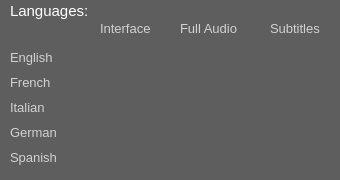
                 <widget class="QWidget" name="Languages_widget" native="true">
                  <property name="minimumSize">
                   <size>
                    <width>340</width>
                    <height>180</height>
                   </size>
                  </property>
                  <property name="maximumSize">
                   <size>
                    <width>340</width>
                    <height>180</height>
                   </size>
                  </property>
                  <property name="styleSheet">
                   <string notr="true">background-color: rgba(39, 41, 47, 150);
background-color: rgba(0, 0, 0, 100);</string>
                  </property>
                  <widget class="QLabel" name="label_7">
                   <property name="geometry">
                    <rect>
                     <x>10</x>
                     <y>0</y>
                     <width>321</width>
                     <height>21</height>
                    </rect>
                   </property>
                   <property name="font">
                    <font>
                     <family>Arial</family>
                     <pointsize>11</pointsize>
                    </font>
                   </property>
                   <property name="styleSheet">
                    <string notr="true">background-color: rgba(0, 0, 0, 0);
color: rgb(255, 255, 255);
color: rgb(209, 209, 209);
color: rgb(255, 255, 255);</string>
                   </property>
                   <property name="text">
                    <string>Languages:</string>
                   </property>
                  </widget>
                  <widget class="QLabel" name="label_8">
                   <property name="geometry">
                    <rect>
                     <x>100</x>
                     <y>20</y>
                     <width>50</width>
                     <height>16</height>
                    </rect>
                   </property>
                   <property name="font">
                    <font>
                     <family>Arial</family>
                     <pointsize>10</pointsize>
                     <bold>false</bold>
                    </font>
                   </property>
                   <property name="styleSheet">
                    <string notr="true">background-color: rgba(0, 0, 0, 0);
color: rgb(209, 209, 209);</string>
                   </property>
                   <property name="text">
                    <string>Interface</string>
                   </property>
                  </widget>
                  <widget class="QLabel" name="label_9">
                   <property name="geometry">
                    <rect>
                     <x>180</x>
                     <y>20</y>
                     <width>60</width>
                     <height>16</height>
                    </rect>
                   </property>
                   <property name="font">
                    <font>
                     <family>Arial</family>
                     <pointsize>10</pointsize>
                     <bold>false</bold>
                    </font>
                   </property>
                   <property name="styleSheet">
                    <string notr="true">background-color: rgba(0, 0, 0, 0);
color: rgb(209, 209, 209);</string>
                   </property>
                   <property name="text">
                    <string>Full Audio</string>
                   </property>
                  </widget>
                  <widget class="QLabel" name="label_10">
                   <property name="geometry">
                    <rect>
                     <x>270</x>
                     <y>20</y>
                     <width>50</width>
                     <height>16</height>
                    </rect>
                   </property>
                   <property name="font">
                    <font>
                     <family>Arial</family>
                     <pointsize>10</pointsize>
                     <bold>false</bold>
                    </font>
                   </property>
                   <property name="styleSheet">
                    <string notr="true">background-color: rgba(0, 0, 0, 0);
color: rgb(209, 209, 209);</string>
                   </property>
                   <property name="text">
                    <string>Subtitles</string>
                   </property>
                  </widget>
                  <widget class="QLabel" name="label_13">
                   <property name="geometry">
                    <rect>
                     <x>10</x>
                     <y>99</y>
                     <width>51</width>
                     <height>16</height>
                    </rect>
                   </property>
                   <property name="minimumSize">
                    <size>
                     <width>51</width>
                     <height>16</height>
                    </size>
                   </property>
                   <property name="maximumSize">
                    <size>
                     <width>51</width>
                     <height>16</height>
                    </size>
                   </property>
                   <property name="font">
                    <font>
                     <family>Arial</family>
                     <pointsize>10</pointsize>
                    </font>
                   </property>
                   <property name="styleSheet">
                    <string notr="true">background-color: rgba(0, 0, 0, 0);
color: rgb(209, 209, 209);</string>
                   </property>
                   <property name="text">
                    <string>Italian</string>
                   </property>
                  </widget>
                  <widget class="QLabel" name="label_11">
                   <property name="geometry">
                    <rect>
                     <x>10</x>
                     <y>49</y>
                     <width>51</width>
                     <height>16</height>
                    </rect>
                   </property>
                   <property name="minimumSize">
                    <size>
                     <width>51</width>
                     <height>16</height>
                    </size>
                   </property>
                   <property name="maximumSize">
                    <size>
                     <width>51</width>
                     <height>16</height>
                    </size>
                   </property>
                   <property name="font">
                    <font>
                     <family>Arial</family>
                     <pointsize>10</pointsize>
                    </font>
                   </property>
                   <property name="styleSheet">
                    <string notr="true">background-color: rgba(0, 0, 0, 0);
color: rgb(209, 209, 209);</string>
                   </property>
                   <property name="text">
                    <string>English</string>
                   </property>
                  </widget>
                  <widget class="QLabel" name="label_12">
                   <property name="geometry">
                    <rect>
                     <x>10</x>
                     <y>74</y>
                     <width>51</width>
                     <height>16</height>
                    </rect>
                   </property>
                   <property name="minimumSize">
                    <size>
                     <width>51</width>
                     <height>16</height>
                    </size>
                   </property>
                   <property name="maximumSize">
                    <size>
                     <width>51</width>
                     <height>16</height>
                    </size>
                   </property>
                   <property name="font">
                    <font>
                     <family>Arial</family>
                     <pointsize>10</pointsize>
                    </font>
                   </property>
                   <property name="styleSheet">
                    <string notr="true">background-color: rgba(0, 0, 0, 0);
color: rgb(209, 209, 209);</string>
                   </property>
                   <property name="text">
                    <string>French</string>
                   </property>
                  </widget>
                  <widget class="QLabel" name="label_14">
                   <property name="geometry">
                    <rect>
                     <x>10</x>
                     <y>124</y>
                     <width>51</width>
                     <height>16</height>
                    </rect>
                   </property>
                   <property name="minimumSize">
                    <size>
                     <width>51</width>
                     <height>16</height>
                    </size>
                   </property>
                   <property name="maximumSize">
                    <size>
                     <width>51</width>
                     <height>16</height>
                    </size>
                   </property>
                   <property name="font">
                    <font>
                     <family>Arial</family>
                     <pointsize>10</pointsize>
                    </font>
                   </property>
                   <property name="styleSheet">
                    <string notr="true">background-color: rgba(0, 0, 0, 0);
color: rgb(209, 209, 209);</string>
                   </property>
                   <property name="text">
                    <string>German</string>
                   </property>
                  </widget>
                  <widget class="QLabel" name="label_15">
                   <property name="geometry">
                    <rect>
                     <x>10</x>
                     <y>149</y>
                     <width>51</width>
                     <height>16</height>
                    </rect>
                   </property>
                   <property name="minimumSize">
                    <size>
                     <width>51</width>
                     <height>16</height>
                    </size>
                   </property>
                   <property name="maximumSize">
                    <size>
                     <width>51</width>
                     <height>16</height>
                    </size>
                   </property>
                   <property name="font">
                    <font>
                     <family>Arial</family>
                     <pointsize>10</pointsize>
                    </font>
                   </property>
                   <property name="styleSheet">
                    <string notr="true">background-color: rgba(0, 0, 0, 0);
color: rgb(209, 209, 209);</string>
                   </property>
                   <property name="text">
                    <string>Spanish</string>
                   </property>
                  </widget>
                  <widget class="QLabel" name="L4">
                   <property name="geometry">
                    <rect>
                     <x>116</x>
                     <y>73</y>
                     <width>16</width>
                     <height>16</height>
                    </rect>
                   </property>
                   <property name="minimumSize">
                    <size>
                     <width>16</width>
                     <height>16</height>
                    </size>
                   </property>
                   <property name="maximumSize">
                    <size>
                     <width>16</width>
                     <height>16</height>
                    </size>
                   </property>
                   <property name="styleSheet">
                    <string notr="true">background-color: none;</string>
                   </property>
                   <property name="text">
                    <string/>
                   </property>
                  </widget>
                  <widget class="QLabel" name="L1">
                   <property name="geometry">
                    <rect>
                     <x>116</x>
                     <y>48</y>
                     <width>16</width>
                     <height>16</height>
                    </rect>
                   </property>
                   <property name="minimumSize">
                    <size>
                     <width>16</width>
                     <height>16</height>
                    </size>
                   </property>
                   <property name="maximumSize">
                    <size>
                     <width>16</width>
                     <height>16</height>
                    </size>
                   </property>
                   <property name="styleSheet">
                    <string notr="true">background-color: none;</string>
                   </property>
                   <property name="text">
                    <string/>
                   </property>
                   <property name="pixmap">
                    <pixmap>../build-DesktopClient_qt6-Desktop_Qt_6_6_0_MSVC2019_64bit-Debug/ApplicationIcons/Supported.png</pixmap>
                   </property>
                  </widget>
                  <widget class="QLabel" name="L7">
                   <property name="geometry">
                    <rect>
                     <x>116</x>
                     <y>98</y>
                     <width>16</width>
                     <height>16</height>
                    </rect>
                   </property>
                   <property name="minimumSize">
                    <size>
                     <width>16</width>
                     <height>16</height>
                    </size>
                   </property>
                   <property name="maximumSize">
                    <size>
                     <width>16</width>
                     <height>16</height>
                    </size>
                   </property>
                   <property name="styleSheet">
                    <string notr="true">background-color: none;</string>
                   </property>
                   <property name="text">
                    <string/>
                   </property>
                  </widget>
                  <widget class="QLabel" name="L10">
                   <property name="geometry">
                    <rect>
                     <x>116</x>
                     <y>123</y>
                     <width>16</width>
                     <height>16</height>
                    </rect>
                   </property>
                   <property name="minimumSize">
                    <size>
                     <width>16</width>
                     <height>16</height>
                    </size>
                   </property>
                   <property name="maximumSize">
                    <size>
                     <width>16</width>
                     <height>16</height>
                    </size>
                   </property>
                   <property name="styleSheet">
                    <string notr="true">background-color: none;</string>
                   </property>
                   <property name="text">
                    <string/>
                   </property>
                  </widget>
                  <widget class="QLabel" name="L13">
                   <property name="geometry">
                    <rect>
                     <x>116</x>
                     <y>148</y>
                     <width>16</width>
                     <height>16</height>
                    </rect>
                   </property>
                   <property name="minimumSize">
                    <size>
                     <width>16</width>
                     <height>16</height>
                    </size>
                   </property>
                   <property name="maximumSize">
                    <size>
                     <width>16</width>
                     <height>16</height>
                    </size>
                   </property>
                   <property name="styleSheet">
                    <string notr="true">background-color: none;</string>
                   </property>
                   <property name="text">
                    <string/>
                   </property>
                  </widget>
                  <widget class="QLabel" name="L2">
                   <property name="geometry">
                    <rect>
                     <x>197</x>
                     <y>48</y>
                     <width>16</width>
                     <height>16</height>
                    </rect>
                   </property>
                   <property name="minimumSize">
                    <size>
                     <width>16</width>
                     <height>16</height>
                    </size>
                   </property>
                   <property name="maximumSize">
                    <size>
                     <width>16</width>
                     <height>16</height>
                    </size>
                   </property>
                   <property name="styleSheet">
                    <string notr="true">background-color: none;</string>
                   </property>
                   <property name="text">
                    <string/>
                   </property>
                  </widget>
                  <widget class="QLabel" name="L5">
                   <property name="geometry">
                    <rect>
                     <x>197</x>
                     <y>73</y>
                     <width>16</width>
                     <height>16</height>
                    </rect>
                   </property>
                   <property name="minimumSize">
                    <size>
                     <width>16</width>
                     <height>16</height>
                    </size>
                   </property>
                   <property name="maximumSize">
                    <size>
                     <width>16</width>
                     <height>16</height>
                    </size>
                   </property>
                   <property name="styleSheet">
                    <string notr="true">background-color: none;</string>
                   </property>
                   <property name="text">
                    <string/>
                   </property>
                  </widget>
                  <widget class="QLabel" name="L8">
                   <property name="geometry">
                    <rect>
                     <x>197</x>
                     <y>98</y>
                     <width>16</width>
                     <height>16</height>
                    </rect>
                   </property>
                   <property name="minimumSize">
                    <size>
                     <width>16</width>
                     <height>16</height>
                    </size>
                   </property>
                   <property name="maximumSize">
                    <size>
                     <width>16</width>
                     <height>16</height>
                    </size>
                   </property>
                   <property name="styleSheet">
                    <string notr="true">background-color: none;</string>
                   </property>
                   <property name="text">
                    <string/>
                   </property>
                  </widget>
                  <widget class="QLabel" name="L11">
                   <property name="geometry">
                    <rect>
                     <x>197</x>
                     <y>123</y>
                     <width>16</width>
                     <height>16</height>
                    </rect>
                   </property>
                   <property name="minimumSize">
                    <size>
                     <width>16</width>
                     <height>16</height>
                    </size>
                   </property>
                   <property name="maximumSize">
                    <size>
                     <width>16</width>
                     <height>16</height>
                    </size>
                   </property>
                   <property name="styleSheet">
                    <string notr="true">background-color: none;</string>
                   </property>
                   <property name="text">
                    <string/>
                   </property>
                  </widget>
                  <widget class="QLabel" name="L14">
                   <property name="geometry">
                    <rect>
                     <x>197</x>
                     <y>148</y>
                     <width>16</width>
                     <height>16</height>
                    </rect>
                   </property>
                   <property name="minimumSize">
                    <size>
                     <width>16</width>
                     <height>16</height>
                    </size>
                   </property>
                   <property name="maximumSize">
                    <size>
                     <width>16</width>
                     <height>16</height>
                    </size>
                   </property>
                   <property name="styleSheet">
                    <string notr="true">background-color: none;</string>
                   </property>
                   <property name="text">
                    <string/>
                   </property>
                  </widget>
                  <widget class="QLabel" name="L3">
                   <property name="geometry">
                    <rect>
                     <x>287</x>
                     <y>48</y>
                     <width>16</width>
                     <height>16</height>
                    </rect>
                   </property>
                   <property name="minimumSize">
                    <size>
                     <width>16</width>
                     <height>16</height>
                    </size>
                   </property>
                   <property name="maximumSize">
                    <size>
                     <width>16</width>
                     <height>16</height>
                    </size>
                   </property>
                   <property name="styleSheet">
                    <string notr="true">background-color: none;</string>
                   </property>
                   <property name="text">
                    <string/>
                   </property>
                  </widget>
                  <widget class="QLabel" name="L6">
                   <property name="geometry">
                    <rect>
                     <x>287</x>
                     <y>73</y>
                     <width>16</width>
                     <height>16</height>
                    </rect>
                   </property>
                   <property name="minimumSize">
                    <size>
                     <width>16</width>
                     <height>16</height>
                    </size>
                   </property>
                   <property name="maximumSize">
                    <size>
                     <width>16</width>
                     <height>16</height>
                    </size>
                   </property>
                   <property name="styleSheet">
                    <string notr="true">background-color: none;</string>
                   </property>
                   <property name="text">
                    <string/>
                   </property>
                  </widget>
                  <widget class="QLabel" name="L9">
                   <property name="geometry">
                    <rect>
                     <x>287</x>
                     <y>98</y>
                     <width>16</width>
                     <height>16</height>
                    </rect>
                   </property>
                   <property name="minimumSize">
                    <size>
                     <width>16</width>
                     <height>16</height>
                    </size>
                   </property>
                   <property name="maximumSize">
                    <size>
                     <width>16</width>
                     <height>16</height>
                    </size>
                   </property>
                   <property name="styleSheet">
                    <string notr="true">background-color: none;</string>
                   </property>
                   <property name="text">
                    <string/>
                   </property>
                  </widget>
                  <widget class="QLabel" name="L12">
                   <property name="geometry">
                    <rect>
                     <x>287</x>
                     <y>123</y>
                     <width>16</width>
                     <height>16</height>
                    </rect>
                   </property>
                   <property name="minimumSize">
                    <size>
                     <width>16</width>
                     <height>16</height>
                    </size>
                   </property>
                   <property name="maximumSize">
                    <size>
                     <width>16</width>
                     <height>16</height>
                    </size>
                   </property>
                   <property name="styleSheet">
                    <string notr="true">background-color: none;</string>
                   </property>
                   <property name="text">
                    <string/>
                   </property>
                  </widget>
                  <widget class="QLabel" name="L15">
                   <property name="geometry">
                    <rect>
                     <x>287</x>
                     <y>148</y>
                     <width>16</width>
                     <height>16</height>
                    </rect>
                   </property>
                   <property name="minimumSize">
                    <size>
                     <width>16</width>
                     <height>16</height>
                    </size>
                   </property>
                   <property name="maximumSize">
                    <size>
                     <width>16</width>
                     <height>16</height>
                    </size>
                   </property>
                   <property name="styleSheet">
                    <string notr="true">background-color: none;</string>
                   </property>
                   <property name="text">
                    <string/>
                   </property>
                  </widget>
                 </widget>
